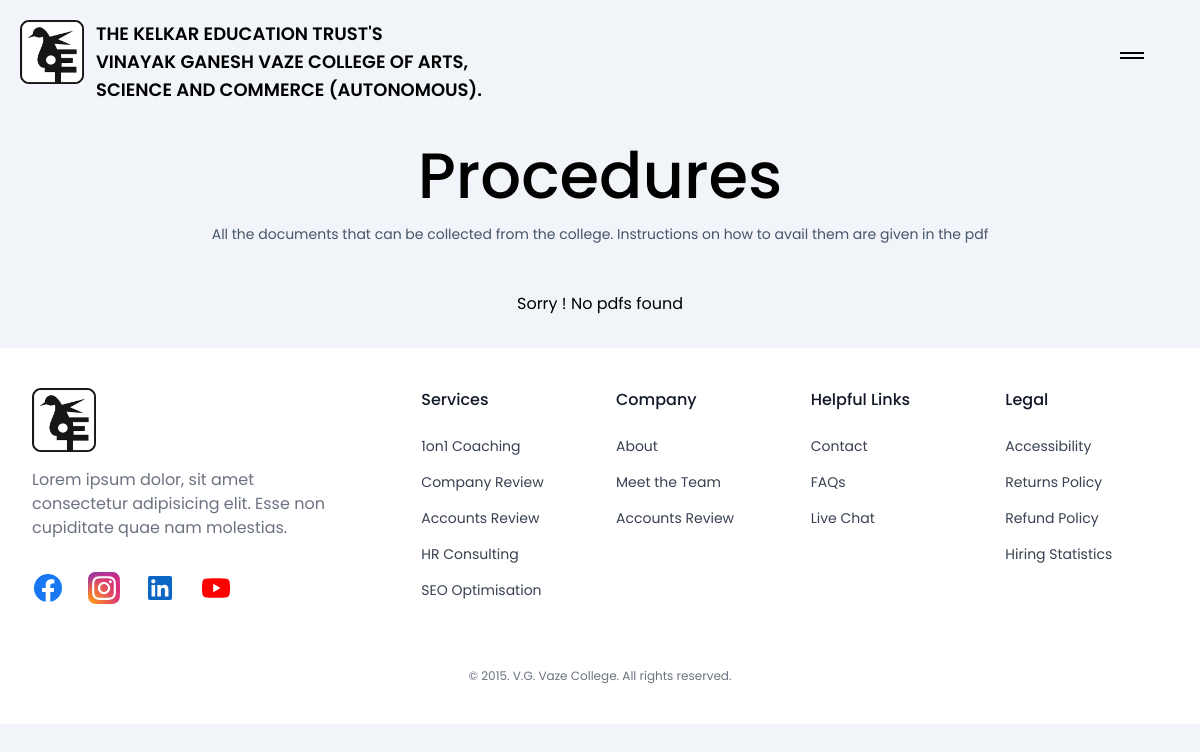
Page /College/src/main/Pages/secondary_procedures_tab/procedures.php on the earlier database version.
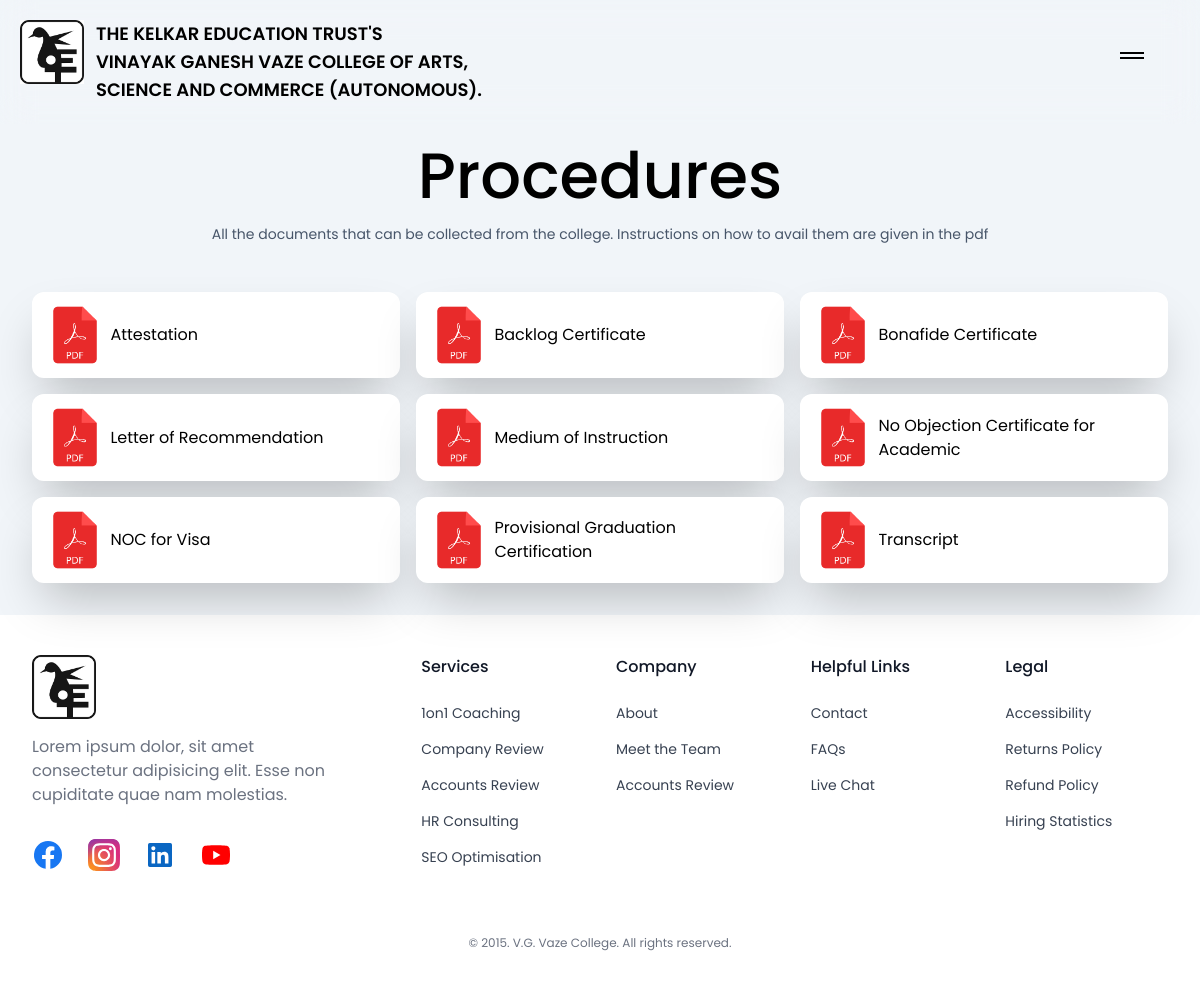
Same page on the later database version.
### tables this page shows
CREATE TABLE `other_pdfs` (
  `all_pdf_id` int(11) NOT NULL,
  `all_pdf_title` varchar(1000) NOT NULL,
  `all_pdf_pdf_link` varchar(2000) NOT NULL,
  `all_pdf_upload_date` date NOT NULL,
  `other_pdfs_should_it_be_visible` enum('y','n') NOT NULL DEFAULT 'y',
  `other_pdfs_type_name` varchar(20) NOT NULL
);

### College/src/main/Pages/secondary_procedures_tab/procedures.php (the view, shortened to what this page needs)
<?php
include("../../../config/connect.php");
$fetch_procedures_stmt = "SELECT * FROM other_pdfs WHERE other_pdfs_type_name='procedures' AND other_pdfs.other_pdfs_should_it_be_visible='y' ORDER BY all_pdf_title ASC";
$fetch_procedures_query = $conn->prepare($fetch_procedures_stmt);
$fetch_procedures_query->execute();
$fetch_procedures_query_result = $fetch_procedures_query->get_result();
?>
<!DOCTYPE html>
<html lang="en">
<head>
    <?php include('../../../library/library.php'); ?>
    <link rel="stylesheet" href="../../../css/common/header_2.css" />
    <link rel="stylesheet" href="../../../css/common/custom_aos_fade_right.css" />
</head>
<body class="bg-slate-100 dark:bg-black">
    <?php include('../../Layouts/header2.php'); ?>
    <div class="flex flex-col mt-32 mb-8 dark:text-white w-[100vw] px-8">
        <p class="font-medium text-[4rem] text-center" data-aos="fade-up">Procedures</p>
        <p class="text-sm text-slate-600 text-center" data-aos="fade-up">All the documents that can be collected from the college. Instructions on how to avail them are given in the pdf</p>
        <?php
        if ($fetch_procedures_query_result && $fetch_procedures_query_result->num_rows > 0) {
        ?>
            <div class="grid grid-cols-1 sm:grid-cols-2 lg:grid-cols-3 gap-4 mt-12">
                <?php
                while ($row = $fetch_procedures_query_result->fetch_assoc()) {
                ?>
                    <div class="pdf_card_wrapper">
                        <div class="flex p-2 items-center rounded-xl dark:bg-gray-800 dark:shadow-none shadow-2xl bg-white hover:scale-105 transition-transform duration-500  hover:cursor-pointer pdf_card">
                            <img src="../../../assets/webp/pdf.webp" alt="procedures_pdf" class="aspect-square w-[20%]">
                            <a href="<?php echo $row["all_pdf_pdf_link"] ?>" class="flex-1"><?php echo $row["all_pdf_title"] ?></a>
                        </div>
                    </div>
                <?php
                }
                ?>
            </div>
        <?php
        }else{
            echo "<div class='mt-12 flex justify-center items-center' data-aos='fade-up'> <p> Sorry ! No pdfs found</p></div>";
        }
        ?>
    </div>
    <?php include('../../Layouts/footer.php'); ?>
</body>
</html>

Differences in the rows shown:
added other_pdfs: all_pdf_title "Attestation"
added other_pdfs: all_pdf_title "Backlog Certificate"
added other_pdfs: all_pdf_title "Bonafide Certificate"
added other_pdfs: all_pdf_title "Letter of Recommendation"
added other_pdfs: all_pdf_title "Medium of Instruction"
added other_pdfs: all_pdf_title "No Objection Certificate for Academic"
added other_pdfs: all_pdf_title "NOC for Visa"
added other_pdfs: all_pdf_title "Provisional Graduation Certification"
added other_pdfs: all_pdf_title "Transcript"
Other differences:
text no longer shown: "Sorry ! No pdfs found"
